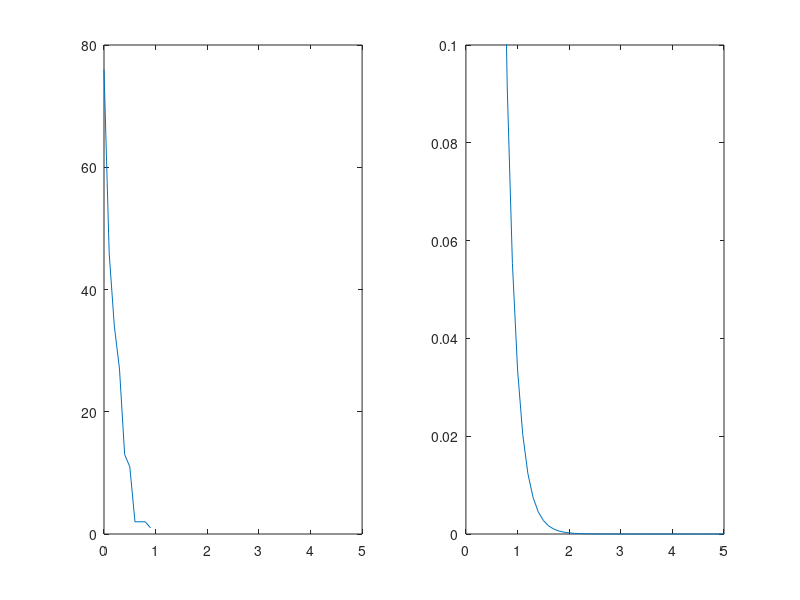

Recreate this plot in MATLAB.

% x on [0,1], y on [0,5]
x1 = linspace(0,100,1000);
f = 5*exp(-5*x1);
%1000 points
points = rand(1000,2);
% points(:,1) = points(:,1);
points(:,2) = points(:,2)*5;

for ii = 1:1000

    if points(ii,2) > 5*exp(-5*points(ii,1))
        points(ii,1) = -1;
    end
end
%
freq = zeros(1,10);
for ii = 1:1000 % all 1000 points
    if points(ii,1) < 0
        continue
    end
    freq(floor(points(ii,1)/0.1)+1) = freq(floor(points(ii,1)/0.1)+1) + 1;
end

subplot(1,2,1);
plot(0:0.1:0.9,freq);
axis([0,5,0,80]);

subplot(1,2,2);
plot(x1,f);
axis([0,5,0,0.1]);

